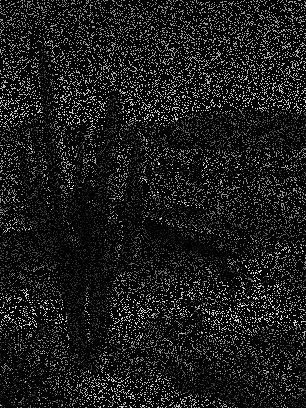
//> input picture ImageRecover/A.png, 306 x 408 px
$ ./main   (built with g++ and OpenCV 4)
//> lines starting //> are read from the running program, lines starting //| are printed output that depends on the picture
#include <opencv2\core\core.hpp>
#include <opencv2\highgui\highgui.hpp>
#include <opencv2\imgproc\imgproc.hpp>
#include <io.h>
#include <time.h>
#include <cstdio>
#include <stdlib.h>
#include <vector>
#include <fstream>
#include <iostream>

#define s_max 7

using namespace std;
using namespace cv;
double ans[500][500];
class node
{
public:
	int  x, y, z;
	node(int xx, int yy, int zz) :x(xx), y(yy), z(zz) {}
};
double w(double s)
{
	if (s <= 0.5)
		return 2.0/3 - 4 * s * s + 4 * s * s * s;
	else if (s <= 1)
		return 4.0/3 - 4 * s + 4 * s * s - 4.0/3 * s * s * s;
	else
		return 0;
}
double MLS(vector<node>nodes)
{
	int n = nodes.size();
	Mat_<double>p(6, 1), A(6, 6), B(6, n), z(n, 1);
	Mat_<double>ans;
	double s;
	for (int i = 0; i < 6; i++)
		for (int j = 0; j < 6; j++)
			A[i][j] = 0;
	for (int i = 0; i < n; i++)
		z[i][0] = nodes[i].z;
	//cout << "z" << endl << z << endl;
	for (int k = 0; k < n; k++)
	{
		p[0][0] = 1;
		p[1][0] = nodes[k].x;
		p[2][0] = nodes[k].y;
		p[3][0] = p[1][0] * p[1][0];
		p[4][0] = p[1][0] * p[2][0];
		p[5][0] = p[2][0] * p[2][0];
		s = sqrt(nodes[k].x * nodes[k].x + nodes[k].y * nodes[k].y);
		A += w(s / s_max) * p * p.t();
		for (int i = 0; i < 6; i++)
			B[i][k] = w(s / s_max) * p[i][0];
	}
	ans = A.inv(DECOMP_SVD) * B * z;
	return ans[0][0];
}
uchar check(double d)
{
	if (d < 0)
		return 0;
	else if (d > 255)
		return 255;
	else
		return (uchar)d;
}
void A()
{
	Mat a = imread("A.png");
//> a is the input picture: 408 rows x 306 cols, CV_8UC3; min 0, max 255, mean 25.7
	vector<Mat> channels;
	split(a, channels);
	Mat B = channels.at(0);
	Mat G = channels.at(1);
	Mat R = channels.at(2);
	Mat A_MLS;
	A_MLS = B.clone();
	int cols = B.cols, rows = B.rows;
//> cols = 306; rows = 408
	int x, y;
	for (int i = 0; i < rows; i++)
	{
		for (int j = 0; j < cols; j++)
		{
			if (B.at<uchar>(i, j) == 0)
			{
				vector <node> nodes;
				for (int a = -s_max; a <= s_max; a++)
				{
					for (int b = -s_max; b <= s_max; b++)
					{
						x = a + i;
						y = b + j;
						if (x < 0 || x >= rows || y < 0 || y >= cols)
							continue;
						if (B.at<uchar>(x, y) != 0)
							nodes.push_back(node(a, b, B.at<uchar>(x, y)));
					}
				}
				double tmp = MLS(nodes);
				//cout << i << " " << j << " " << tmp << endl;
				A_MLS.at<uchar>(i, j) = check(tmp);
			}
		}
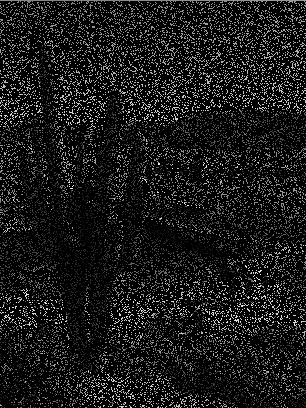
//> A_MLS: 408 rows x 306 cols, CV_8UC1; min 0, max 255, mean 26
	}
	imwrite("3150104476_A.png",A_MLS);
}
// [84 lines left out: function B, not called in this run]

int main()
{
	A();
	cout << "A finish" << endl;
	B("B.png");
	cout << "B finish" << endl;
	B("C.png");
	cout << "C finish" << endl;
	system("pause");
}
